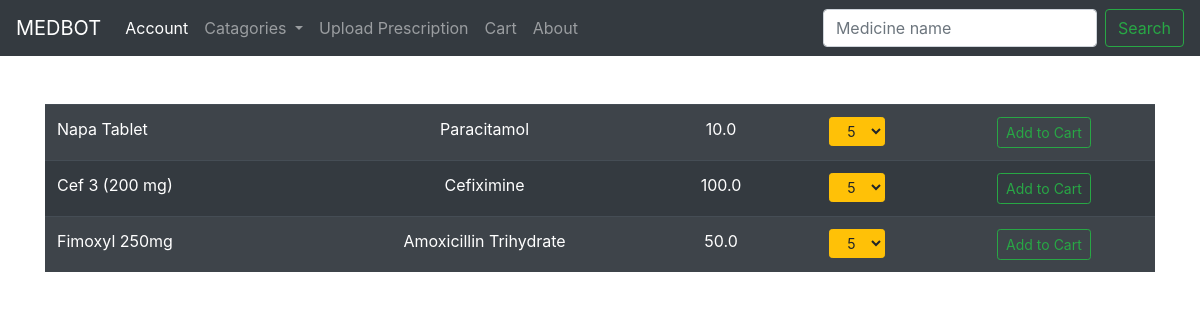
The page / on the database its author committed.
### medbot_app/models.py (models this page shows, shortened)
class Inventory(models.Model):
	MUSTPRESCRIBED = 'MP'
	MUSTNOTPRESCRIBE = 'MNP'
	MEDICINESTATUS = [
		(MUSTPRESCRIBED, 'Must be Prescribed'),
		(MUSTNOTPRESCRIBE, 'Must not be Prescribed'),
	]
	GENERAL = 'A'
	BLOOD = 'B'
	DIGESTIVE = 'D'
	EYE = 'F'
	EAR = 'H'
	CIRCULATORY = 'K'
	MUSCULOSKELETAL = 'L'
	NEUROLOGICAL = 'N'
	PSYCHOLOGICAL = 'P'
	RESPIRATORY = 'R'
	SKIN = 'S'
	ENDORCRINE = 'T'
	UROLOGY = 'U'
	PREGNANCY = 'W'
	FEMALEGENITAL = 'X'
	MALEGENITAL = 'Y'
	SOCIALPROB = 'Z'
	MEDICINECATAGORIES = [
		(GENERAL, 'General and unspecified'),
		(BLOOD, 'Blood, blood forming organs, lymphatics, spleen'),
		(DIGESTIVE, 'Digestive'),
		(EYE, 'Eye'),
		(EAR, 'Ear'),
		(CIRCULATORY, 'Circulatory'),
		(MUSCULOSKELETAL, 'Musculoskeletal'),
		(NEUROLOGICAL, 'Neorological'),
		(PSYCHOLOGICAL, 'Psychological'),
		(RESPIRATORY, 'Respiratory'),
		(SKIN, 'Skin'),
		(ENDORCRINE, 'Endocrine, metabolic and nutritional'),
		(UROLOGY, 'Urology'),
		(PREGNANCY, 'Pregnancy, childbirth, family planning'),
		(FEMALEGENITAL, 'Female genital system and breast'),
		(MALEGENITAL, 'Male genital system'),
		(SOCIALPROB, 'Social problems'),
	]
	med_name = models.CharField(max_length = 200)
	med_id = models.BigAutoField(primary_key = True, serialize=False)
	med_price = models.FloatField(max_length = 10)
	med_quantity = models.PositiveIntegerField()
	med_status = models.CharField(max_length = 3, choices = MEDICINESTATUS, default=MUSTPRESCRIBED)
	med_catagory = models.CharField(max_length = 2, choices = MEDICINECATAGORIES, default = GENERAL)
	med_generic = models.CharField(max_length = 100)
	pharmacy_id = models.ForeignKey(Employee, on_delete = models.CASCADE)

### medbot_app/views.py (the view)
# urls.py: path('', views.home, name='home'),
def home(request):
	if request.method == "POST":
		medname = request.POST['search']
		obj = Inventory.objects.filter(Q (med_name__icontains = medname) | Q(med_generic__icontains = medname))
		context = { }
		if obj:
			context = {'all': obj}
		else:
			context = {'noresults': "No Medicine found"}
		return render(request, 'home.html', context)
	else:
		obj = Inventory.objects.all()
		context = {'all': obj}
		return render(request, 'home.html', context)

### medbot_app/templates/home.html (shortened to what this page needs)
{% extends 'base.html' %}
{% block content %}
<br>
	{% if all %}
	<div class="table-responsive">
		<table class="table table-striped table-dark">
			{% for things in all %}
				<tr>
					<td>{{ things.med_name }}</td>
					<td><center>{{ things.med_generic }}</center></td>
					<td><center>{{ things.med_price }}</td>
					<td><center>
						<div class="dropdown">
						    <select class="btn btn-warning btn-sm" id="inlineFormCustomSelect" name="quantity">
					        <option value="5"selected>5</option>
					        </select>
						</div>
					<td><center><button type="submit" onclick ="{% url 'add' things.med_id %}" class="btn btn-outline-success btn-sm">Add to Cart</button></center></td>
				</tr>
			{% endfor %}
		</table>
	</div>
	{% endif %}
{% endblock %}

### rows shown on the page
Inventory: med_name "Napa Tablet", med_generic "Paracitamol", med_price "10.0"
Inventory: med_name "Cef 3 (200 mg)", med_generic "Cefiximine", med_price "100.0"
Inventory: med_name "Fimoxyl 250mg", med_generic "Amoxicillin Trihydrate", med_price "50.0"
